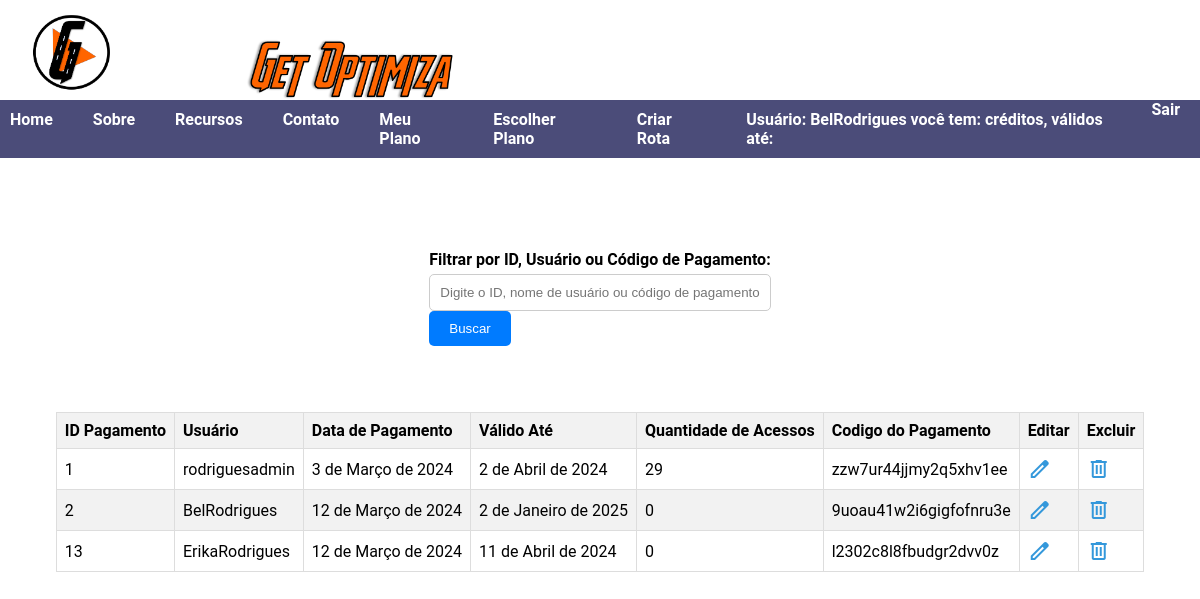
/lista_pagamento/ (signed in), run on an earlier commit of the app's database.
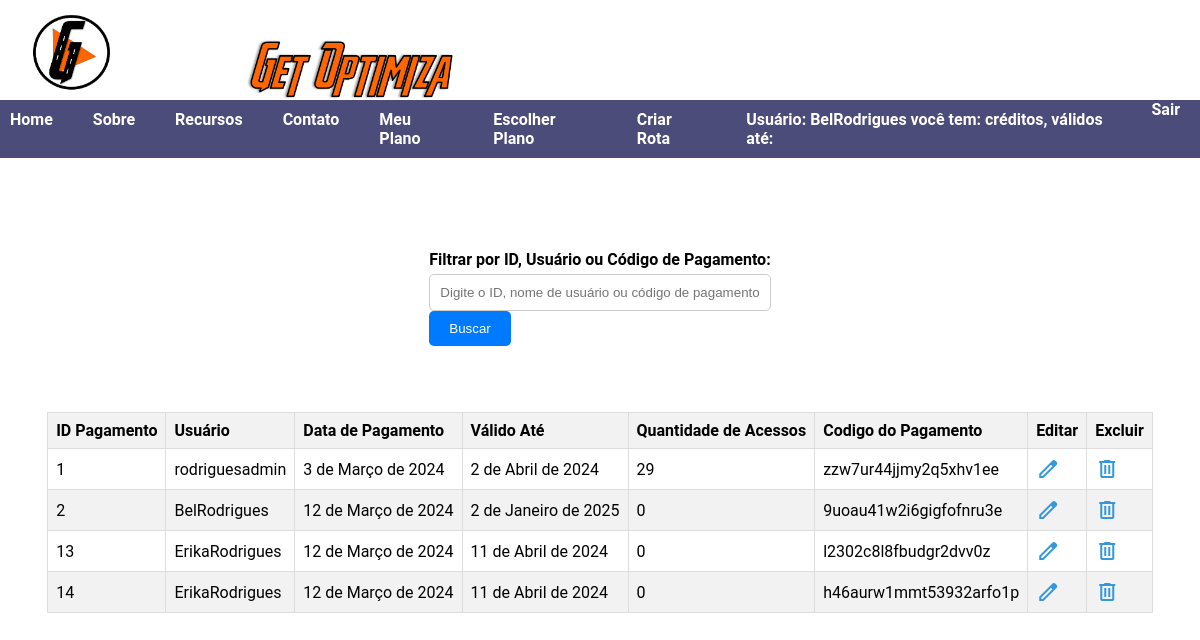
And on a later commit of the database.
### roteirizacao/models.py (models this page shows, shortened)
class Pagamento(models.Model):
    usuario = models.ForeignKey(settings.AUTH_USER_MODEL, on_delete=models.SET_NULL, null=True)  # Use settings.AUTH_USER_MODEL
    codigo_pagamento = models.CharField(max_length=30, null=True)
    data_pagamento = models.DateField(null=True, blank=True)
    valido_ate = models.DateField(null=True, blank=True)
    quant_acesso = models.IntegerField(default=0)
    class Meta:
        permissions = [
            ("ver_pagamento", "Pode Ver Pagamento"),
        ]

class CustomUser(AbstractUser):
    choices_cargo = (
        ('U', 'Usuario'),
        ('Admin', 'Administrador'),
    )
    cargo = models.CharField(max_length=5, choices=choices_cargo)
    email = models.EmailField(unique=True)
    is_active = models.BooleanField(default=True)
    objects = CustomUserManager()
    groups = models.ManyToManyField('auth.Group', related_name='custom_user_set', blank=True)
    user_permissions = models.ManyToManyField('auth.Permission', related_name='custom_user_set', blank=True)
    def __init__(self, *args, **kwargs):
        super().__init__(*args, **kwargs)
        if not self.cargo:
            self.cargo = 'U'  # Define um valor padrão para o cargo caso não seja especificado
    class Meta:
        permissions = [
            ("pode_add_endereco", "Pode Adicionar Endereco"),
            ("pode_alterar_endereco", "Pode Alterar Endereco"),
            ("pode_deletar_endereco", "Pode Deletar Endereco"),
        ]

### roteirizacao/views.py (the view)
# urls.py: path('lista_pagamento/', lista_pagamento, name='lista_pagamento'),
@login_required
def lista_pagamento(request):
    filtro = request.GET.get('filtro')
    if filtro:
        pagamentos = Pagamento.objects.filter(
            Q(id__icontains=filtro) |
            Q(usuario__username__icontains=filtro) |
            Q(codigo_pagamento__icontains=filtro)
        )
    else:
        pagamentos = Pagamento.objects.all()
    return render(request, 'lista_pagamento.html', {'pagamentos': pagamentos})

### roteirizacao/templates/lista_pagamento.html (shortened to what this page needs)
{% extends 'base.html' %}
{% load static %}
{% block content %}
<div class="main-container">
    <div class="search-container">
        <form method="get" action="{% url 'lista_pagamento' %}">
            <label for="filtro">Filtrar por ID, Usuário ou Código de Pagamento:</label>
            <input type="text" id="filtro" name="filtro" placeholder="Digite o ID, nome de usuário ou código de pagamento">
            <button class="btn-primary" type="submit">Buscar</button>
        </form>
    </div>
    <div class="table-container">
        <table>
            <thead>
                <tr>
                    <th>ID Pagamento</th>
                    <th>Usuário</th>
                    <th>Data de Pagamento</th>
                    <th>Válido Até</th>
                    <th>Quantidade de Acessos</th>
                    <th>Codigo do Pagamento</th>
                    <th>Editar</th>
                    <th>Excluir</th>
                </tr>
            </thead>
            <tbody>
                {% for pagamento in pagamentos %}
                <tr>
                    <td>{{ pagamento.id }}</td>
                    <td>{{ pagamento.usuario }}</td>
                    <td>{{ pagamento.data_pagamento }}</td>
                    <td>{{ pagamento.valido_ate }}</td>
                    <td>{{ pagamento.quant_acesso }}</td>
                    <td>{{ pagamento.codigo_pagamento }}</td>
                    <td><a href="{% url 'editar_pagamento' pagamento.id %}"><span class="material-symbols-outlined">
                            </span></a></td>
                    <td><a href="{% url 'excluir_pagamento' pagamento.id %}"><span class="material-symbols-outlined">
                            </span></a></td>
                </tr>
                {% endfor %}
            </tbody>
        </table>
    </div>
</div>
{% endblock %}

What changed in the data, as far as the page shows it:
added Pagamento: id "14", usuario "ErikaRodrigues", data_pagamento "12 de Março de 2024", valido_ate "11 de Abril de 2024", quant_acesso "0", codigo_pagamento "h46aurw1mmt53932arfo1p"
